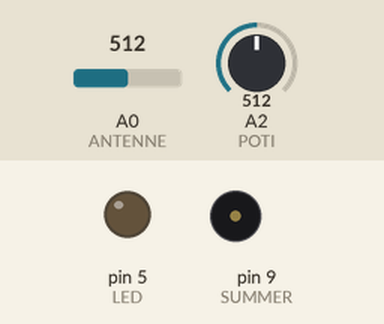
The sketch below on a simulated Arduino Uno, built with avr-gcc and run on an emulated ATmega328P. On the bench: output pins drawn as LEDs (lit = HIGH), buzzer (waves = sounding). Inputs (shaded band) come from the test bench; at power-on: A0 (ANTENNE) = 512, A2 (POTI) = 512. What the sketch prints to the serial monitor is not drawn.

Above: at 1.2 s.
1.3 s: A0 (ANTENNE) set to 815
2.8 s: A0 (ANTENNE) set to 841
4.3 s: A0 (ANTENNE) set to 546
5.8 s: A0 (ANTENNE) set to 522
7.3 s: A0 (ANTENNE) set to 900
Timing chart, 0 to 9.8 s (numbered marks = the images above; inputs shaded):
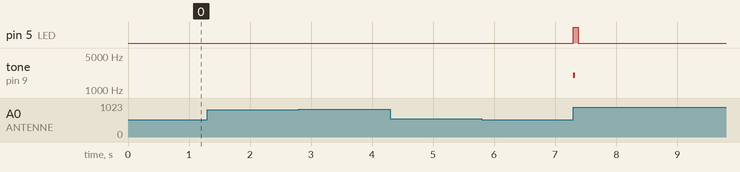

Measured:
- after the input at 1.3 s, every drawn part: stays the same
- after the input at 2.8 s, every drawn part: stays the same
- after the input at 4.3 s, every drawn part: stays the same
- after the input at 5.8 s, every drawn part: stays the same
- after the input at 7.3 s, pin 5 (LED): LOW → HIGH at once, → LOW 0.08 s later; tone on pin 9 (SUMMER): silent → 2000 Hz at once, → silent 0.03 s later

The sketch:

tag10_knacksdetektor.ino
```cpp
// Tag 10: Der Knacks-Detektor
// Draht ca. 50 cm an A0, LED mit 220 Ohm an Pin 5, passiver Summer an Pin 9, Poti an A2 wie gestern.
// Schreibtischlampe oder Steckdosenleiste mit Schalter neben dem Draht schalten:
// Jeder Funke im Schalter sendet einen kurzen Funkimpuls. Der Arduino hoert ihn als Knacks.
// Genauso orten Blitzdetektoren Gewitter, nur mit viel groesseren Funken.
// Erst das Poti so weit nach rechts drehen, dass es in Ruhe fast nie knackt.

const int ANTENNE = A0;
const int POTI = A2;
const int LED = 5;
const int SUMMER = 9;

int vorher;
int zaehler = 0;
int sprung = 100;
unsigned long zuletztPoti = 0;

void setup() {
  pinMode(LED, OUTPUT);
  Serial.begin(115200);
  vorher = analogRead(ANTENNE);
}

void loop() {
  // Poti nur alle 100 ms lesen. Danach haengt seine Spannung im Arduino noch nach,
  // darum die naechsten Antennen-Messungen verwerfen.
  if (millis() - zuletztPoti > 100) {
    sprung = map(analogRead(POTI), 0, 1023, 20, 600);   // so gross muss ein Sprung sein
    for (int i = 0; i < 5; i++) vorher = analogRead(ANTENNE);
    zuletztPoti = millis();
  }
  int jetzt = analogRead(ANTENNE);
  if (abs(jetzt - vorher) > sprung) {
    zaehler++;
    Serial.print("Knacks Nr. ");
    Serial.println(zaehler);
    digitalWrite(LED, HIGH);
    tone(SUMMER, 2000, 30);
    delay(80);
    digitalWrite(LED, LOW);
    jetzt = analogRead(ANTENNE);
  }
  vorher = jetzt;
}
```
